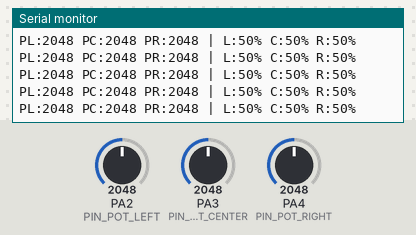
A sketch run on a simulated STM32 Blue Pill. Shown: the last lines printed to the serial monitor. The inputs (shaded band) are chosen by the test bench; at power-on: PA2 (PIN_POT_LEFT) = 2048, PA3 (PIN_POT_CENTER) = 2048, PA4 (PIN_POT_RIGHT) = 2048 (analog values on the 0–4095 scale).

Above: at 2.2 s.
2.3 s: PA2 (PIN_POT_LEFT) set to 2866
At 2.34 s:
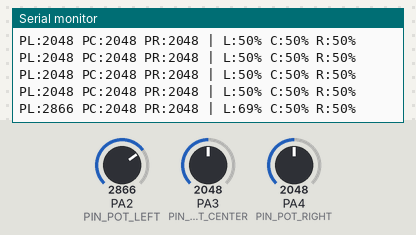
3.8 s: PA3 (PIN_POT_CENTER) set to 2866
At 3.8 s:
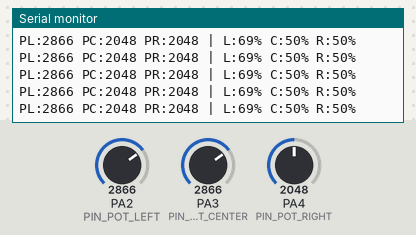
5.3 s: PA4 (PIN_POT_RIGHT) set to 2866
At 5.31 s:
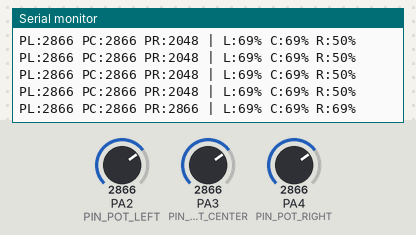
6.8 s: PA2 (PIN_POT_LEFT) set to 3603
At 6.83 s:
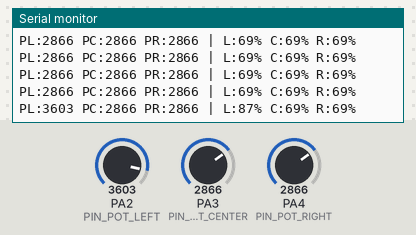
8.3 s: PA3 (PIN_POT_CENTER) set to 3603
At 8.34 s:
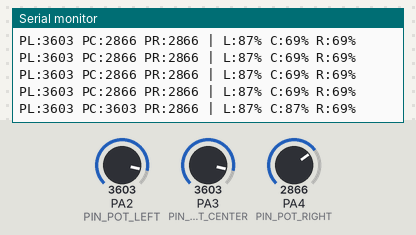
9.8 s: PA4 (PIN_POT_RIGHT) set to 3603
At 9.8 s:
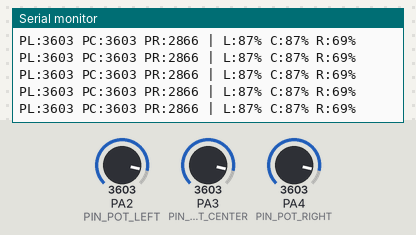
Timing chart, 0 to 12.3 s (numbered marks = the images above; inputs shaded):
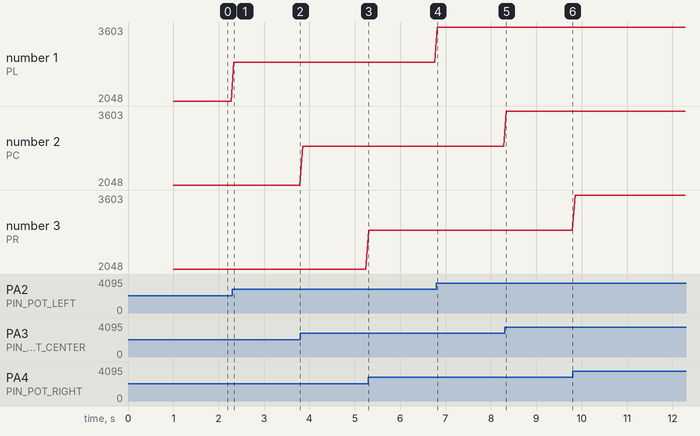

Measured:
- after the input at 2.3 s, the serial monitor: prints a new line at once (image 1)
- after the input at 5.3 s, the serial monitor: prints a new line at once (image 3)
- after the input at 6.8 s, the serial monitor: prints a new line at once (image 4)
- after the input at 8.3 s, the serial monitor: prints a new line at once (image 5)
- plotted number 1: 2048 → 2866 after the input at 2.3 s, 2866 → 3603 after the input at 6.8 s

The sketch:

02_potentiometers_test.ino
```cpp
/*
 * ===============================================================================
 * CYBERROVER X5 — STAGE 2: 3x ROTARY POTENTIOMETERS ISOLATION & SWEEP TEST
 * ===============================================================================
 * Lead Architect: Veer Pratap Saw (Veer) | Class 10 Student, Katras / Ramgarh
 *
 * Analog Channels (12-bit Native: 0 - 4095):
 *   - PA2 (Pin 7) ---> Pot Left   (Speed Governor: Crawl 10% to Sprint 100%)
 *   - PA3 (Pin 8) ---> Pot Center (FPV Camera Tilt: 0° Down to 60° Up)
 *   - PA4 (Pin 9) ---> Pot Right  (Steering Sensitivity / Rate Limiter)
 *
 * Test Objectives:
 *   1. Full range sweep verification (Minimum should approach ~0-50, Maximum ~4050-4095).
 *   2. Wiper health & contact stability (Zero jitter/spikes when resting).
 *   3. Rotation direction verification (CW vs CCW).
 *
 * Output Format:
 *   Clean numeric labels for Arduino Serial Plotter (Ctrl+Shift+L) & Serial Monitor.
 * ===============================================================================
 */

#define PIN_POT_LEFT   PA2
#define PIN_POT_CENTER PA3
#define PIN_POT_RIGHT  PA4

void setup() {
  Serial.begin(115200);
  delay(1000);

  // Set STM32 ADC to native 12-bit resolution (0 - 4095)
  #if defined(ARDUINO_ARCH_STM32) || defined(__STM32F1__)
    analogReadResolution(12);
  #endif

  Serial.println(F("======================================================="));
  Serial.println(F("  CYBERROVER X5 — STAGE 2: 3x POTENTIOMETERS TEST      "));
  Serial.println(F("  PA2: Pot Left | PA3: Pot Center | PA4: Pot Right     "));
  Serial.println(F("  Rotate each knob fully CCW -> CW to verify 0 to 4095 "));
  Serial.println(F("======================================================="));
}

void loop() {
  // Read raw 12-bit ADC values (0 - 4095)
  int potL = analogRead(PIN_POT_LEFT);
  int potC = analogRead(PIN_POT_CENTER);
  int potR = analogRead(PIN_POT_RIGHT);

  // Calculate percentage (0 - 100%)
  int pctL = map(potL, 0, 4095, 0, 100);
  int pctC = map(potC, 0, 4095, 0, 100);
  int pctR = map(potR, 0, 4095, 0, 100);

  // Format compatible with BOTH Serial Monitor and Serial Plotter:
  // "PL:val PC:val PR:val"
  Serial.print(F("PL:"));
  Serial.print(potL);
  Serial.print(F(" PC:"));
  Serial.print(potC);
  Serial.print(F(" PR:"));
  Serial.print(potR);

  // Optional: print percentage at end of line
  Serial.print(F(" | L:"));
  Serial.print(pctL);
  Serial.print(F("% C:"));
  Serial.print(pctC);
  Serial.print(F("% R:"));
  Serial.print(pctR);
  Serial.println(F("%"));

  delay(60); // ~16 Hz smooth update rate
}
```
